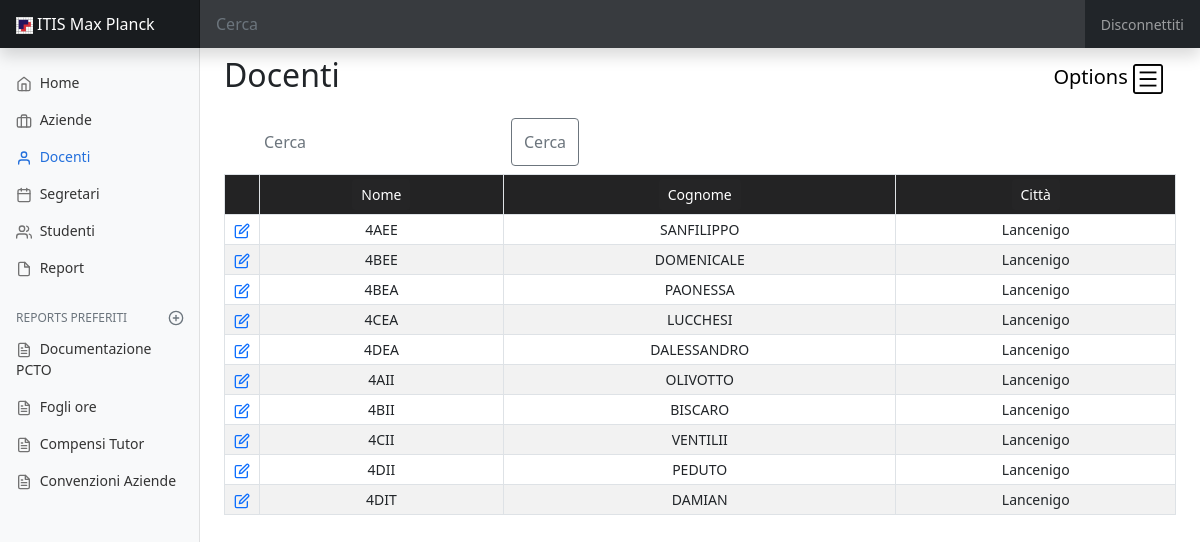
Page /periodoStage.php (signed in) on the committed database.
### tables this page shows
CREATE TABLE `persona_ruolo` (
  `idruolo` int NOT NULL,
  `idpersona` int NOT NULL
);

CREATE TABLE `persona` (
  `id` int NOT NULL,
  `nome` varchar(80) NOT NULL,
  `cognome` varchar(80) NOT NULL,
  `datanascita` date DEFAULT NULL,
  `codicefiscale` varchar(16) NOT NULL,
  `sesso` char(1) NOT NULL,
  `cellulare` varchar(13) NOT NULL,
  `login` varchar(100) DEFAULT NULL,
  `password` varchar(100) DEFAULT NULL,
  `al_matricola` varchar(20) DEFAULT NULL,
  `al_cittadinanza` varchar(30) DEFAULT NULL,
  `cap` varchar(5) DEFAULT NULL,
  `telefono` varchar(20) DEFAULT NULL,
  `email` varchar(100) NOT NULL,
  `indirizzo` varchar(100) DEFAULT NULL,
  `residenza` varchar(100) DEFAULT NULL,
  `provincia` varchar(2) DEFAULT NULL,
  `tut_idazienda` int DEFAULT NULL
);

### periodoStage.php (the view, shortened to what this page needs)
<?php
require("Include/db_connection.inc");
?>
<!doctype html>
<html lang="en">
  <head>
<link href="assets/dist/css/bootstrap.min.css" rel="stylesheet">
    <link href="dashboard/dashboard.css" rel="stylesheet">
  </head>
  <body>
<header class="navbar navbar-dark sticky-top bg-dark flex-md-nowrap p-0 shadow">
  <a class="navbar-brand col-md-3 col-lg-2 me-0 px-3" href="index.php"><img src="dashboard/imm/logo.png" width="10%" height="10%"> ITIS Max Planck</a>
  <input class="form-control form-control-dark w-100" type="text" placeholder="Cerca" aria-label="Search">
  <div class="navbar-nav">
    <div class="nav-item text-nowrap">
      <a class="nav-link px-3" href="logout.php">Disconnettiti</a>
    </div>
  </div>
</header>
<div class="container-fluid">
  <div class="row">
    <nav id="sidebarMenu" class="col-md-3 col-lg-2 d-md-block bg-light sidebar collapse">
      <div class="position-sticky pt-3">
        <ul class="nav flex-column">
          <li class="nav-item">
            <a class="nav-link" href="index.php">
              <span data-feather="home"></span>
              Home
            </a>
          </li>
          <li class="nav-item">
            <a class="nav-link" href="aziende.php">
              <span data-feather="briefcase"></span>
              Aziende
            </a>
          </li>
          <li class="nav-item">
            <a class="nav-link active" aria-current="page" href="docenti.php">
              <span data-feather="user"></span>
              Docenti
            </a>
          </li>
          <li class="nav-item">
            <a class="nav-link" href="segretario.php">
              <span data-feather="calendar"></span>
              Segretari
            </a>
          </li>
          <li class="nav-item">
            <a class="nav-link" href="studenti.php">
              <span data-feather="users"></span>
              Studenti
            </a>
          </li>
          <li class="nav-item">
            <a class="nav-link" href="report.php">
              <span data-feather="file"></span>
              Report
            </a>
          </li>
        </ul>
        <h6 class="sidebar-heading d-flex justify-content-between align-items-center px-3 mt-4 mb-1 text-muted">
          <span>Reports Preferiti</span>
          <a class="link-secondary" href="#" aria-label="Add a new report">
            <span data-feather="plus-circle"></span>
          </a>
        </h6>
        <ul class="nav flex-column mb-2">
          <li class="nav-item">
            <a class="nav-link" href="#">
              <span data-feather="file-text"></span>
              Documentazione PCTO
            </a>
          </li>
          <li class="nav-item">
            <a class="nav-link" href="#">
              <span data-feather="file-text"></span>
              Fogli ore
            </a>
          </li>
          <li class="nav-item">
            <a class="nav-link" href="#">
              <span data-feather="file-text"></span>
              Compensi Tutor
            </a>
          </li>
		  <li class="nav-item">
            <a class="nav-link" href="#">
              <span data-feather="file-text"></span>
              Convenzioni Aziende
            </a>
          </li>
        </ul>
      </div>
    </nav>
	<?php
    function generaTabella($result)
    {
        echo '<div class="justify-content-center">';
            echo '<table class="table table-striped table-bordered table-sm table-responsive" style="text-align:center">';
                echo '<tr bgcolor="#252526">';
                echo '<th style="width: 3.66%"></th>';
                echo '<th ><input class="btn btn-sm" style="background-color:#252526; color:#ffffff" type="submit" name="ordinaNome" value="Nome"/></th>';
                echo '<th ><input class="btn btn-sm" style="background-color:#252526; color:white" type="submit" name="ordinaCognome" value="Cognome"/></th>';
                echo '<th ><input class="btn btn-sm" style="background-color:#252526; color:white" type="submit" name="ordinaCitta" value="Città"/></th>';
                echo "</tr>";
                if ($result->num_rows > 0) {
                    while ($row = $result->fetch_assoc()) {
                        echo '<td><a href="docenti-dettaglio.php?id='.htmlspecialchars($row["id"]).'"><span data-feather="edit"></span></a></td>';
                        echo '<td>' . htmlspecialchars($row["nome"]) . '</td>';
                        echo '<td>' . htmlspecialchars($row["cognome"]) . '</td>';
                        echo '<td>' . htmlspecialchars($row["residenza"]) . '</td>';
                    }
                }
            echo "</table>";
        echo '</div>';
    }
    ?>
    <?php
    if (!isset($_POST["submit"])) {
    ?>
    <main class="col-md-9 ms-sm-auto col-lg-10 px-md-4">
    <nav class="navbar">
                <h1 class="h2">Docenti</h1>
                <button class="navbar-toggler" type="button" data-bs-toggle="offcanvas" data-bs-target="#offcanvasNavbar" aria-controls="offcanvasNavbar">
                    Options
                    <span class="navbar-toggler-icon" style="background-image: url('Images/option_icon.png');"></span>
                </button>
            </nav>
	  <div>
            <nav class="navbar">
                <div class="container-fluid">
                    <form class="d-flex" method="POST" action="<?php $_SERVER["PHP_SELF"]; ?>">
                        <input class="form-control" name="testocerca" type="text" placeholder="Cerca" aria-label="Cerca">
                        <button class="btn btn-outline-secondary" type="submit" name="cerca">Cerca</button>
                    </form>
                </div>
            </nav>
        </div>
		<?php
        if (isset($_POST["ordinaNome"])) {
            $_SESSION['varOrNome'] += 1;
            $_SESSION["varOrCog"] = 0;
            $_SESSION["varOrCitta"] = 0;
            if ($_SESSION['varOrNome'] % 2 == 0) {
                $sql = "Select * from persona join persona_ruolo on id=idpersona and idruolo = 1 order by nome DESC";
            } else {
                $sql = "Select * from persona join persona_ruolo on id=idpersona and idruolo = 1 order by nome ASC";
            }
            $result = $conn->query($sql);
            generaTabella($result);
        } else if (!isset($_POST["cerca"])) {
            $sql = 'select * from persona join persona_ruolo on id=idpersona and idruolo = 1';
            $result = $conn->query($sql);
            generaTabella($result);
        } else if (isset($_POST["cerca"])) {
            $_SESSION["sessCerca"] = $_POST["testocerca"];
            $sql = cerca($_POST["testocerca"]);
            $result = $conn->query($sql);
            generaTabella($result);
        }
    }
        ?>
        </div>
        </div>
  </body>
</html>

### dashboard/dashboard.css (style rules this page uses)
body { font-size: .875rem; }
.feather { width: 16px; height: 16px; vertical-align: text-bottom; }
.sidebar { position: fixed; top: 0; bottom: 0; left: 0; z-index: 100; padding: 48px 0 0; box-shadow: inset -1px 0 0 rgba(0, 0, 0, .1); }
.sidebar .nav-link { font-weight: 500; color: #333; }
.sidebar .nav-link .feather { margin-right: 4px; color: #727272; }
.sidebar .nav-link.active { color: #2470dc; }
.sidebar .nav-link:hover .feather, .sidebar .nav-link.active .feather { color: inherit; }
.sidebar-heading { font-size: .75rem; text-transform: uppercase; }
.navbar-brand { padding-top: .75rem; padding-bottom: .75rem; font-size: 1rem; background-color: rgba(0, 0, 0, .25); box-shadow: inset -1px 0 0 rgba(0, 0, 0, .25); }
.navbar .navbar-toggler { top: .25rem; right: 1rem; }
.navbar .form-control { padding: .75rem 1rem; border-width: 0; border-radius: 0; }
.form-control-dark { color: #fff; background-color: rgba(255, 255, 255, .1); border-color: rgba(255, 255, 255, .1); }
td,th { padding: 15px; }

### rows in the picture
persona_ruolo: idpersona.nome "4AEE", idpersona.cognome "SANFILIPPO", idpersona.residenza "Lancenigo"
persona_ruolo: idpersona.nome "4BEE", idpersona.cognome "DOMENICALE", idpersona.residenza "Lancenigo"
persona_ruolo: idpersona.nome "4BEA", idpersona.cognome "PAONESSA", idpersona.residenza "Lancenigo"
persona_ruolo: idpersona.nome "4CEA", idpersona.cognome "LUCCHESI", idpersona.residenza "Lancenigo"
persona_ruolo: idpersona.nome "4DEA", idpersona.cognome "DALESSANDRO", idpersona.residenza "Lancenigo"
persona_ruolo: idpersona.nome "4AII", idpersona.cognome "OLIVOTTO", idpersona.residenza "Lancenigo"
persona_ruolo: idpersona.nome "4BII", idpersona.cognome "BISCARO", idpersona.residenza "Lancenigo"
persona_ruolo: idpersona.nome "4CII", idpersona.cognome "VENTILII", idpersona.residenza "Lancenigo"
persona_ruolo: idpersona.nome "4DII", idpersona.cognome "PEDUTO", idpersona.residenza "Lancenigo"
persona_ruolo: idpersona.nome "4DIT", idpersona.cognome "DAMIAN", idpersona.residenza "Lancenigo"
